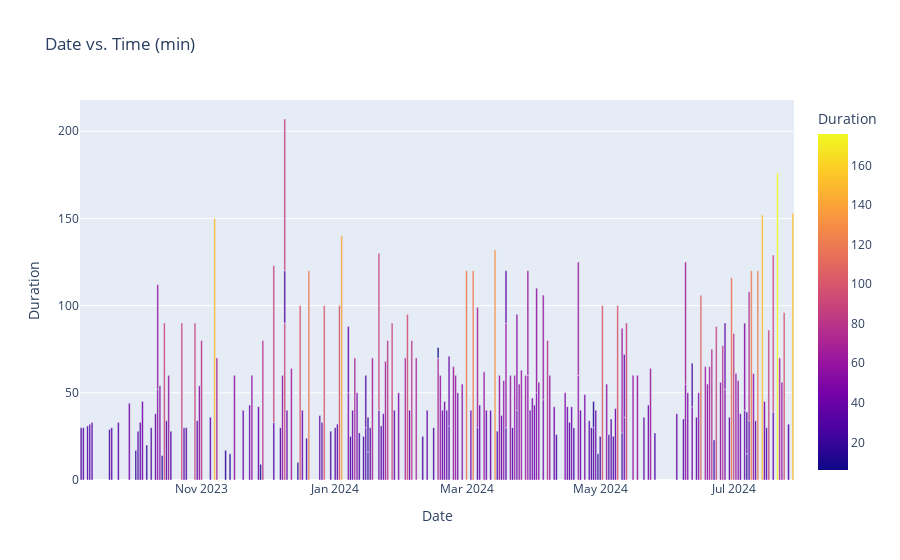

Notebook cell for this chart:
### Code cell
px.bar(df, x = 'Date', y = 'Duration', color = 'Duration', barmode='stack', title = 'Date vs. Time (min)')

### Figure 1 — Plotly figure (JSON) as saved in the notebook; plotly's stock layout.template omitted (floating-point values rounded to 4 significant figures; data arrays with more than 128 entries replaced by an {"elided": "..."} marker saying what was removed)
{"data": [{"alignmentgroup": "True", "hovertemplate": "Date=%{x}<br>Duration=%{marker.color}<extra></extra>", "legendgroup": "", "marker": {"color": {"elided": "229 int values"}, "coloraxis": "coloraxis", "pattern": {"shape": ""}}, "name": "", "offsetgroup": "", "orientation": "v", "showlegend": false, "textposition": "auto", "type": "bar", "x": {"elided": "229 str values"}, "xaxis": "x", "y": {"elided": "229 int values"}, "yaxis": "y"}], "layout": {"barmode": "stack", "coloraxis": {"colorbar": {"title": {"text": "Duration"}}, "colorscale": [[0, "#0d0887"], [0.1111, "#46039f"], [0.2222, "#7201a8"], [0.3333, "#9c179e"], [0.4444, "#bd3786"], [0.5556, "#d8576b"], [0.6667, "#ed7953"], [0.7778, "#fb9f3a"], [0.8889, "#fdca26"], [1, "#f0f921"]]}, "legend": {"tracegroupgap": 0}, "title": {"text": "Date vs. Time (min)"}, "xaxis": {"anchor": "y", "domain": [0, 1], "title": {"text": "Date"}}, "yaxis": {"anchor": "x", "domain": [0, 1], "title": {"text": "Duration"}}}}
